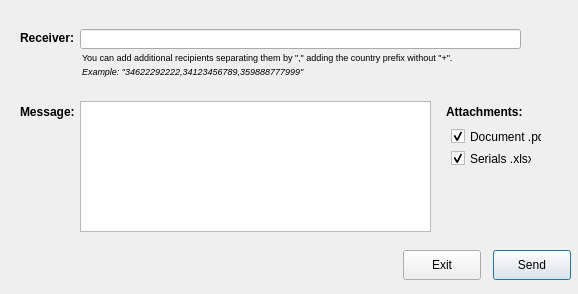
<?xml version="1.0" encoding="UTF-8"?>
<ui version="4.0">
 <class>whatsapp_dialog</class>
 <widget class="QDialog" name="whatsapp_dialog">
  <property name="geometry">
   <rect>
    <x>0</x>
    <y>0</y>
    <width>578</width>
    <height>294</height>
   </rect>
  </property>
  <property name="windowTitle">
   <string>Dialog</string>
  </property>
  <widget class="QTextEdit" name="textEdit">
   <property name="geometry">
    <rect>
     <x>80</x>
     <y>101</y>
     <width>351</width>
     <height>131</height>
    </rect>
   </property>
  </widget>
  <widget class="QPushButton" name="send">
   <property name="geometry">
    <rect>
     <x>493</x>
     <y>250</y>
     <width>78</width>
     <height>30</height>
    </rect>
   </property>
   <property name="text">
    <string>Send</string>
   </property>
  </widget>
  <widget class="QPushButton" name="exit">
   <property name="geometry">
    <rect>
     <x>403</x>
     <y>250</y>
     <width>78</width>
     <height>30</height>
    </rect>
   </property>
   <property name="text">
    <string>Exit</string>
   </property>
  </widget>
  <widget class="QLabel" name="label">
   <property name="geometry">
    <rect>
     <x>20</x>
     <y>102</y>
     <width>60</width>
     <height>20</height>
    </rect>
   </property>
   <property name="font">
    <font>
     <pointsize>9</pointsize>
     <weight>75</weight>
     <bold>true</bold>
    </font>
   </property>
   <property name="text">
    <string>Message:</string>
   </property>
  </widget>
  <widget class="QCheckBox" name="check_series">
   <property name="geometry">
    <rect>
     <x>451</x>
     <y>150</y>
     <width>81</width>
     <height>17</height>
    </rect>
   </property>
   <property name="text">
    <string>Serials .xlsx</string>
   </property>
   <property name="checked">
    <bool>true</bool>
   </property>
  </widget>
  <widget class="QCheckBox" name="check_pdf">
   <property name="geometry">
    <rect>
     <x>451</x>
     <y>128</y>
     <width>91</width>
     <height>17</height>
    </rect>
   </property>
   <property name="text">
    <string>Document .pdf</string>
   </property>
   <property name="checked">
    <bool>true</bool>
   </property>
  </widget>
  <widget class="QLabel" name="label_2">
   <property name="geometry">
    <rect>
     <x>446</x>
     <y>102</y>
     <width>90</width>
     <height>20</height>
    </rect>
   </property>
   <property name="font">
    <font>
     <pointsize>9</pointsize>
     <weight>75</weight>
     <bold>true</bold>
    </font>
   </property>
   <property name="text">
    <string>Attachments:</string>
   </property>
  </widget>
  <widget class="QLabel" name="label_3">
   <property name="geometry">
    <rect>
     <x>20</x>
     <y>30</y>
     <width>61</width>
     <height>16</height>
    </rect>
   </property>
   <property name="font">
    <font>
     <pointsize>9</pointsize>
     <weight>75</weight>
     <bold>true</bold>
    </font>
   </property>
   <property name="toolTip">
    <string/>
   </property>
   <property name="text">
    <string>Receiver:</string>
   </property>
  </widget>
  <widget class="QLineEdit" name="lineEdit">
   <property name="geometry">
    <rect>
     <x>80</x>
     <y>29</y>
     <width>441</width>
     <height>20</height>
    </rect>
   </property>
  </widget>
  <widget class="QLabel" name="label_4">
   <property name="geometry">
    <rect>
     <x>82</x>
     <y>49</y>
     <width>401</width>
     <height>16</height>
    </rect>
   </property>
   <property name="font">
    <font>
     <pointsize>7</pointsize>
    </font>
   </property>
   <property name="text">
    <string>You can add additional recipients separating them by &quot;,&quot; adding the country prefix without &quot;+&quot;.</string>
   </property>
  </widget>
  <widget class="QLabel" name="label_5">
   <property name="geometry">
    <rect>
     <x>82</x>
     <y>63</y>
     <width>401</width>
     <height>16</height>
    </rect>
   </property>
   <property name="font">
    <font>
     <family>Arial</family>
     <pointsize>7</pointsize>
     <italic>true</italic>
    </font>
   </property>
   <property name="text">
    <string>Example: &quot;34622292222,34123456789,359888777999&quot;</string>
   </property>
  </widget>
 </widget>
 <resources/>
 <connections>
  <connection>
   <sender>exit</sender>
   <signal>clicked()</signal>
   <receiver>whatsapp_dialog</receiver>
   <slot>close()</slot>
   <hints>
    <hint type="sourcelabel">
     <x>247</x>
     <y>267</y>
    </hint>
    <hint type="destinationlabel">
     <x>181</x>
     <y>268</y>
    </hint>
   </hints>
  </connection>
 </connections>
</ui>
